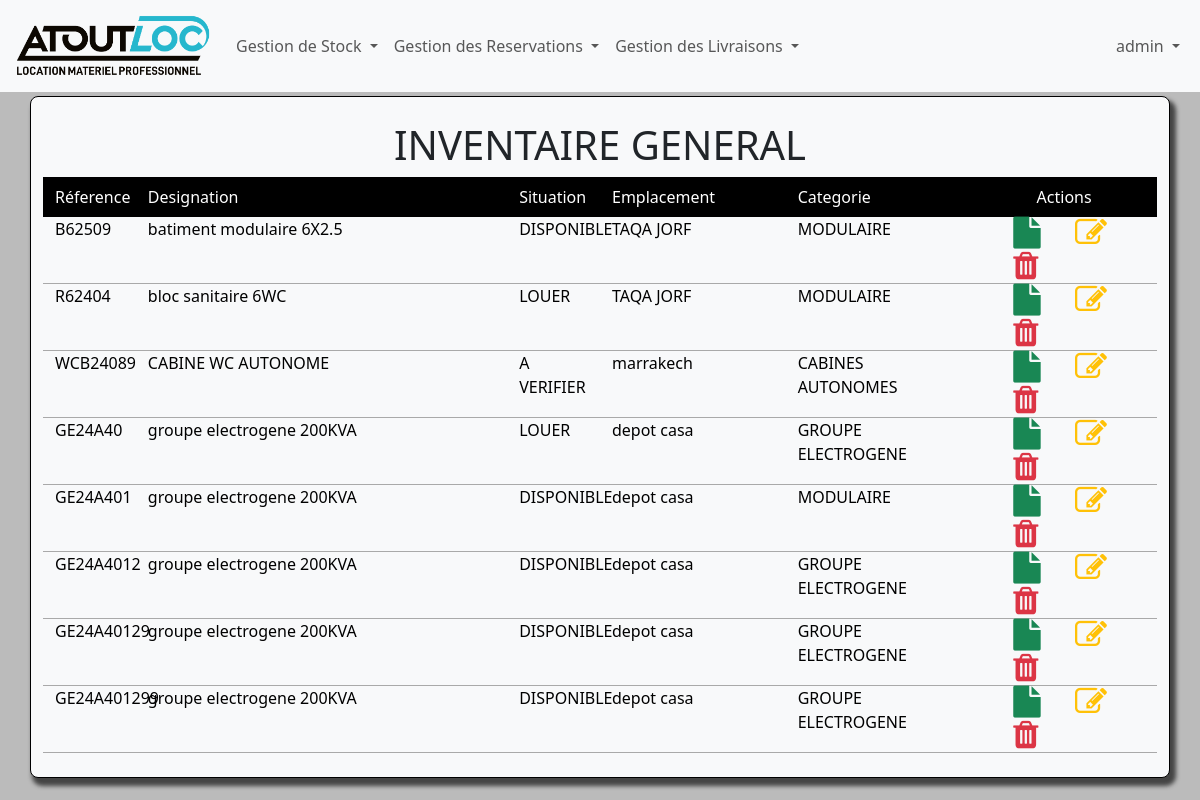
/stock/ (signed in), run on an earlier commit of the app's database.
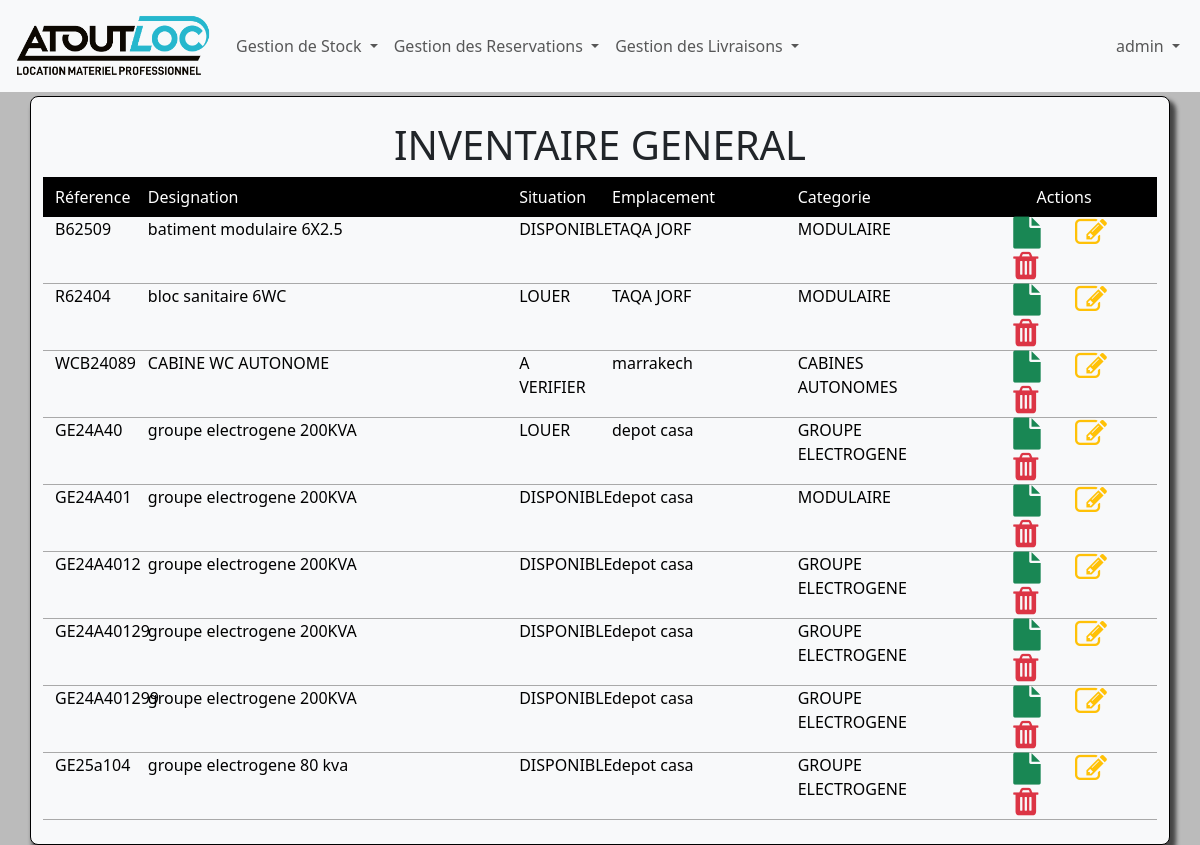
And on a later commit of the database.
### inventaire/models.py (models this page shows, shortened)
class Stock(models.Model):
    refMateriel=models.CharField(max_length=50,primary_key=True)
    designation=models.CharField(max_length=100)
    situation=models.CharField(max_length=50)
    lieu=models.CharField(max_length=100)
    categorie=models.CharField(max_length=50)

### inventaire/views.py (the view)
# urls.py: path('stock/',stock,name='stock'),
@login_required
def stock(request):
    materiel=Stock.objects.all()
    return render(request,'inventaire/stock.html',{
        'title':"Inventaire",
        'materiel':materiel
    })

### inventaire/templates/inventaire/stock.html
{% extends 'base.html' %}
{% block content %}
<div class="p-4 bg-light mt-1 borderShadaw">
<h1 class="text-center">
    INVENTAIRE GENERAL
</h1>
<div class="row bg-black pt-2 pb-2 text-white  ">
    <div class="col-md-1 ">Réference</div>
    <div class="col-md-4 ">Designation</div>
    <div class="col-md-1 ">Situation</div>
    <div class="col-md-2 ">Emplacement</div>
    <div class="col-md-2 ">Categorie</div>
    <div class="col-md-2 text-center">Actions</div>
</div>
<div class="body">
    {% for mat in materiel %}
    <div class="row  ">
        <div class="col-md-1 ">{{mat.refMateriel}}</div>
        <div class="col-md-4 ">{{mat.designation}}</div>
        <div class="col-md-1 ">{{mat.situation}}</div>
        <div class="col-md-2 ">{{mat.lieu}}</div>
        <div class="col-md-2 ">{{mat.categorie}}</div>
        <div class="col-md-2 action">
            <a href="{% url 'detailStock' mat.refMateriel %}"><i class='fa fa-file  fa-2x text-success'></i></a>
            <a href=''><i class='fa fa-edit  fa-2x  text-warning'></i></a>
            <a href=''><i class='fa fa-trash fa-2x  text-danger'></i></a>
        </div>
    </div>
    {% endfor%}
</div>
</div>
{% endblock content%}

What changed in the data, as far as the page shows it:
added Stock: refMateriel "GE25a104", designation "groupe electrogene 80 kva", situation "DISPONIBLE", lieu "depot casa", categorie "GROUPE ELECTROGENE"
